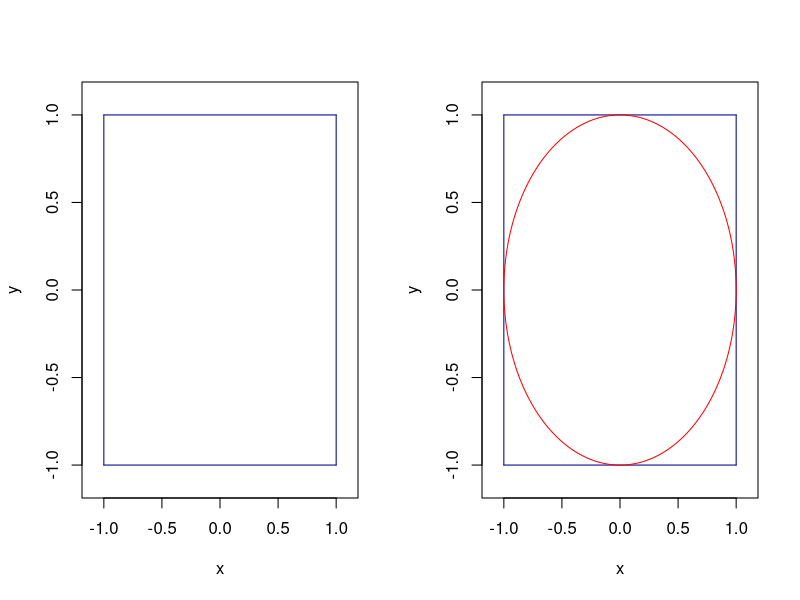
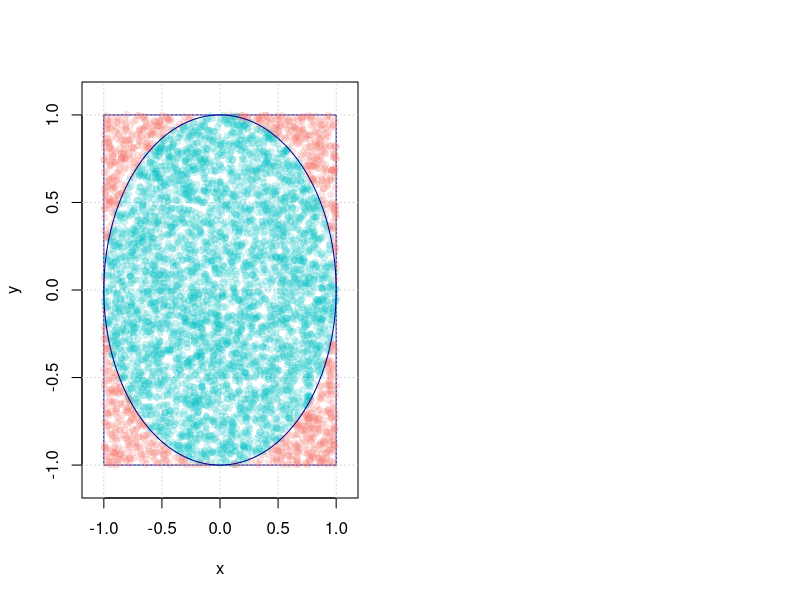

These figures' R source, in order: (Note: this script raises an error after producing the figures.)
## ---- chunk 1
knitr::opts_chunk$set(echo = TRUE)
## ---- chunk 2
make_circle = function(center = c(0,0), radius = 1,  nb_step = 300, col = "darkblue", fill = NULL, lty = 1){
  my_points = seq(from = 0, to = 2*pi, length.out = nb_step)
  coords = cbind(radius*cos(my_points) + center[1], radius*sin(my_points) + center[2])
  lines(coords, col = col, lty = lty)
  if (!is.null(fill)){
    polygon(c(coords[,1]), c(coords[,2]), col = fill, border = NULL)
  }
}

make_square = function(bottom_left = c(-1,-1), side = 2, col = "darkblue", fill = NULL){
  lines(c(bottom_left, bottom_left), c(bottom_left + side, bottom_left), col = col)
  lines(c(bottom_left + side, bottom_left), c(bottom_left + side, bottom_left + side), col = col)
  lines(c(bottom_left + side, bottom_left + side), c(bottom_left, bottom_left + side), col = col)
  lines(c(bottom_left, bottom_left + side), c(bottom_left, bottom_left), col = col)
  if (!is.null(fill)){
    polygon(c(bottom_left, bottom_left+side, bottom_left+side, bottom_left), c(bottom_left, bottom_left, bottom_left+side, bottom_left+side), border = NULL, col = fill)
  }
}

inside_unit_circle = function(x){
  # Compute squared distance from center
  d = x[1]^2 + x[2]^2
  (d < 1)
}

find_pi = function(B = 5000, seed = 10, make_plot = TRUE){
  # Control seed
  set.seed(seed)
  
  # Simulate B points
  point = matrix(runif(2*B, -1, 1), B, 2)
  
  # Compute the number of points inside unit circle
  nb_inside = apply(point, 1, inside_unit_circle)
  pi_hat = sum(nb_inside)/B
  
  # Make plot
  if (make_plot){
    plot(NA, xlim = c(-1.1,1.1), ylim = c(-1.1,1.1), xlab = "x", ylab = "y")
    make_square()
    cols = hcl(h = seq(15, 375, length = 3), l = 65, c = 100, alpha = 0.2)[1:2]
    grid()
    for (i in 1:B){
      points(point[i,1], point[i,2], pch = 16, col = cols[1 + nb_inside[i]])
    }
    make_circle()
  }
  
  # return estimated value of pi
  return(4*pi_hat)
}
## ---- chunk 3
par(mfrow=c(1,2))
plot(NA, xlim = c(-1.1,1.1), ylim = c(-1.1,1.1), xlab = "x", ylab = "y")
make_square()
plot(NA, xlim = c(-1.1,1.1), ylim = c(-1.1,1.1), xlab = "x", ylab = "y")
make_square()
make_circle(col= "red")
## ---- chunk 4
find_pi(make_plot = TRUE)
## ---- chunk 5
find_pi(B = 10^8, make_plot = FALSE)
## ---- chunk 6
is_on_earth = function(x0, y0){
  sqrt(x0^2 + y0^2) < 200
}

get_distance = function(x0, y0, epsilon){
  x = c(-300, 300, 0)
  y = c( 300, 300, -300)
  d = sqrt((x0 - x)^2 + (y0 - y)^2) + epsilon
  return(d)
}

obj_gnss = function(theta, distance){
  x = c(-300, 300, 0)
  y = c( 300, 300, -300)
  x0 = theta[1]
  y0 = theta[2]
  epsilon = theta[3]
  sum(((x0 - x)^2 + (y0 - y)^2 - (distance - epsilon)^2)^2)
}

get_position = function(distance, start = rep(0, 3)){
  if (is.matrix(distance)){
    nb_points = dim(distance)[1]
    results = matrix(NA, nb_points, 3)
    for (i in 1:nb_points){
      results[i,] = optim(start, obj_gnss, distance = distance[i,])$par[1:3]
    }
    class(results) = "gnssmat"
  }else{
    results = optim(start, obj_gnss, distance = distance)
    results[[6]] = distance
    names(results) = c(names(results)[1:5], "distance")
    class(results) = "gnssvect"
  }
  results
}

plot.gnssvect = function(position, show.distance = FALSE, add = FALSE){
  cols = hcl(h = seq(15, 375, length = 4), l = 65, c = 100)[1:3]
  
  if (add == FALSE){
    cols_trans = hcl(h = seq(15, 375, length = 4), l = 65, c = 100, alpha = 0.75)[1:3]
    plot(NA, xlim = c(-310, 310), ylim = c(-310, 310), xlab = "x", ylab = "y")
    grid()
    make_circle(fill = "lightgrey", radius = 200)
    make_circle(radius = 20, center = c(-300, 300), col = "red", fill = cols[1])
    make_circle(radius = 20, center = c(300, 300), col = "red", fill = cols[2])
    make_circle(radius = 20, center = c(0, -300), col = "red", fill = cols[3])
  
    if (show.distance == TRUE){
      make_circle(radius = position$distance[1], center = c(-300, 300), col = cols_trans[1])
      make_circle(radius = position$distance[2], center = c(300, 300), col = cols_trans[2])
      make_circle(radius = position$distance[3], center = c(0, -300), col = cols_trans[3])
    }
  }
  points(position$par[1], position$par[2], pch = "x", cex = 1.3, col = "orange2")
}


plot.gnssmat = function(position){
  cols = hcl(h = seq(15, 375, length = 4), l = 65, c = 100)[1:3]
  cols_trans = hcl(h = seq(15, 375, length = 4), l = 65, c = 100, alpha = 0.75)[1:3]
  plot(NA, xlim = c(-310, 310), ylim = c(-310, 310), xlab = "x", ylab = "y")
  grid()
  make_circle(fill = "lightgrey", radius = 200)
  make_circle(radius = 20, center = c(-300, 300), col = "red", fill = cols[1])
  make_circle(radius = 20, center = c(300, 300), col = "red", fill = cols[2])
  make_circle(radius = 20, center = c(0, -300), col = "red", fill = cols[3])
  
  for (i in 1:dim(position)[1]){
    points(position[i,1], position[i,2], pch = "x", cex = 1.3, col = "orange2")
  }
}

summary.gnssvect = function(position){
  cat("The estimated position is:\n")
  cat("X = ")
  cat(round(position$par[1],4))
  cat("\n")
  cat("Y = ")
  cat(round(position$par[2],4))
  cat("\n\n")
}
## ---- chunk 7
cols = hcl(h = seq(15, 375, length = 4), l = 65, c = 100)[1:3]

plot(NA, xlim = c(-310, 310), ylim = c(-310, 310), xlab = "x", ylab = "y")
grid()
make_circle(fill = "lightgrey", radius = 200)
make_circle(radius = 20, center = c(-300, 300), col = "red", fill = cols[1])
make_circle(radius = 20, center = c(300, 300), col = "red", fill = cols[2])
make_circle(radius = 20, center = c(0, -300), col = "red", fill = cols[3])
text(-170, -200, "Flat Earth")
text(-210, 300, "Satellite 1", col = cols[1])
text(200, 300, "Satellite 2", col = cols[2])
text(90, -300, "Satellite 3", col = cols[3])
## ---- chunk 8
cols = hcl(h = seq(15, 375, length = 4), l = 65, c = 100)[1:3]

plot(NA, xlim = c(-310, 310), ylim = c(-310, 310), xlab = "x", ylab = "y")
grid()
make_circle(fill = "lightgrey", radius = 200)
make_circle(radius = 20, center = c(-300, 300), col = "red", fill = cols[1])
make_circle(radius = 20, center = c(300, 300), col = "red", fill = cols[2])
make_circle(radius = 20, center = c(0, -300), col = "red", fill = cols[3])
points(100, 87, pch = "x", cex = 1.3)
lines(c(-300, 100), c(300, 87), col = cols[1], lty = 2)
lines(c(300, 100), c(300, 87), col = cols[2], lty = 2)
lines(c(0, 100), c(-300, 87), col = cols[3], lty = 2)
text(-170, -200, "Flat Earth")
text(-210, 300, "Satellite 1", col = cols[1])
text(200, 300, "Satellite 2", col = cols[2])
text(90, -300, "Satellite 3", col = cols[3])
text(-180, 200, "dist 1", col = cols[1])
text(220, 160, "dist 2", col = cols[2])
text(100, -100, "dist 3", col = cols[3])
text(0, 87, "Your position", col = "black")
## ---- chunk 9
position = get_position(c(453.2136, 288.8427, 418.3106))
summary(position)
## ---- chunk 10
plot(position)
## ---- chunk 11
p1 = c(80, 50)
p2 = c(-80, 50)
p3 = c(0, -20)
p4 = c(0, -120)
p5 = c(30, -115)
p6 = c(-30, -115)
p7 = c(60, -100)
p8 = c(-60, -100)
p9 = c(90, -70)
p10 = c(-90, -70)

dist_mat = matrix(NA, 10, 3)
dist_mat[1,] = get_distance(p1[1], p1[2], rnorm(1,4,0.05))
dist_mat[2,] = get_distance(p2[1], p2[2], rnorm(1,4,0.05))
dist_mat[3,] = get_distance(p3[1], p3[2], rnorm(1,4,0.05))
dist_mat[4,] = get_distance(p4[1], p4[2], rnorm(1,4,0.05))
dist_mat[5,] = get_distance(p5[1], p5[2], rnorm(1,4,0.05))
dist_mat[6,] = get_distance(p6[1], p6[2], rnorm(1,4,0.05))
dist_mat[7,] = get_distance(p7[1], p7[2], rnorm(1,4,0.05))
dist_mat[8,] = get_distance(p8[1], p8[2], rnorm(1,4,0.05))
dist_mat[9,] = get_distance(p9[1], p9[2], rnorm(1,4,0.05))
dist_mat[10,] = get_distance(p10[1], p10[2], rnorm(1,4,0.05))
## ---- chunk 12
dist_mat
## ---- chunk 13
position = get_position(dist_mat)
plot(position)
